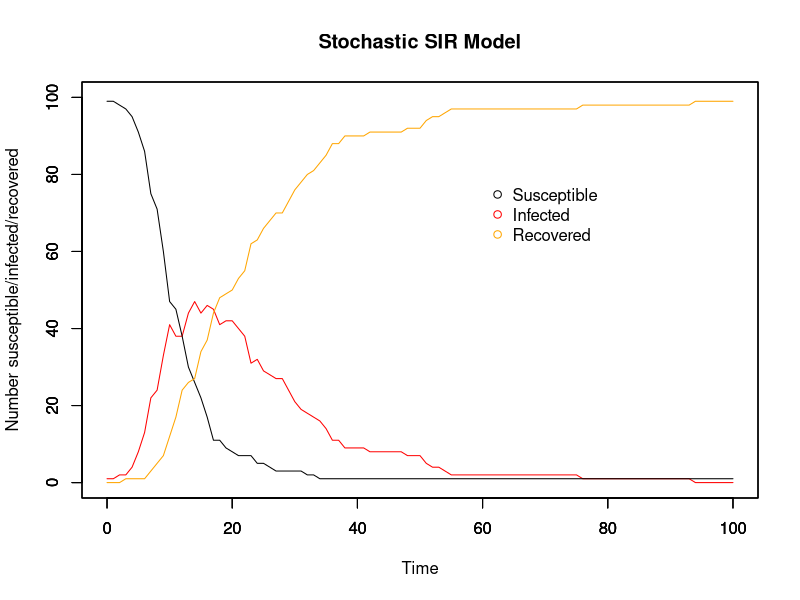
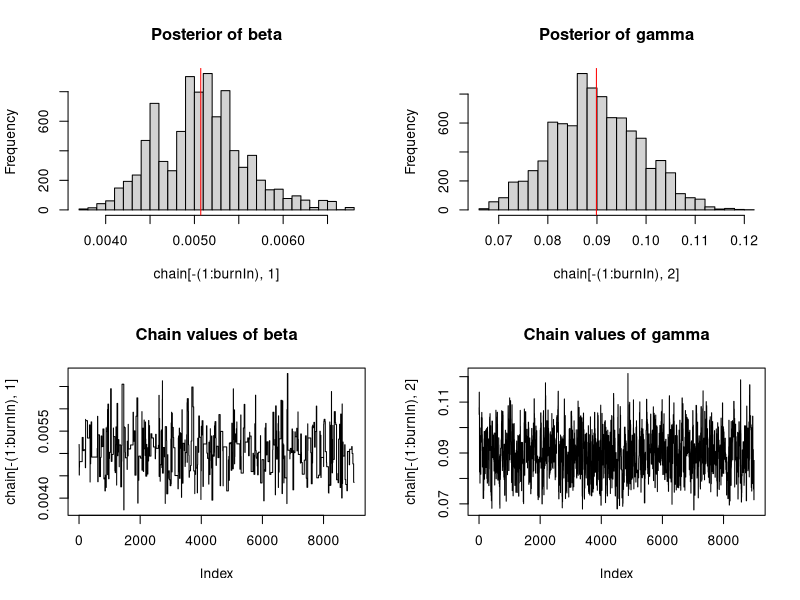
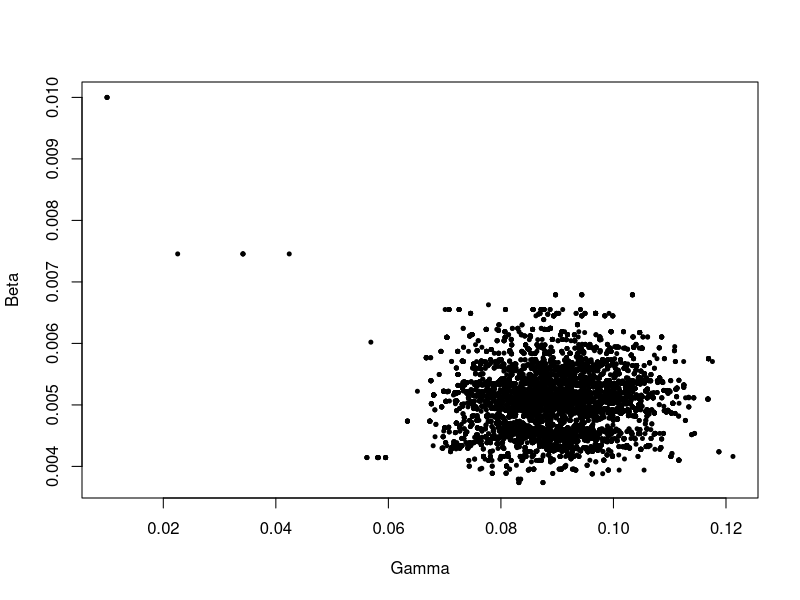
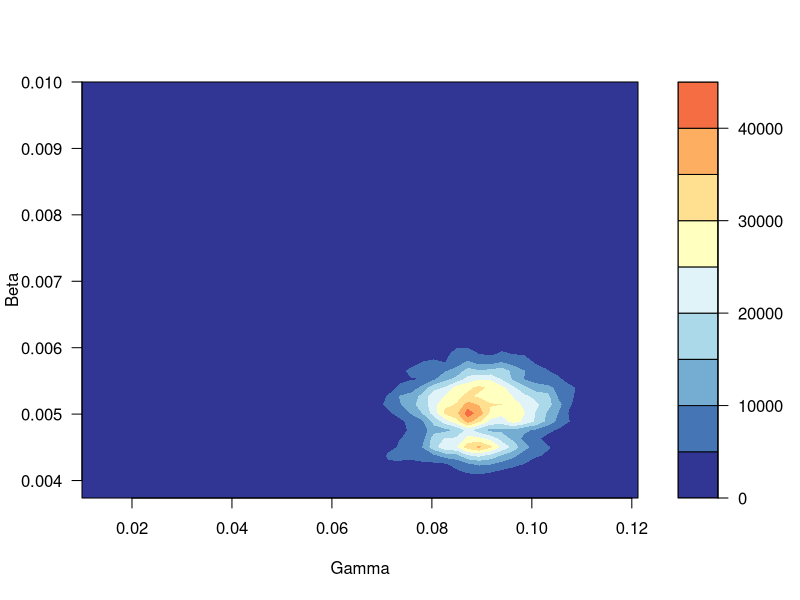

Write the R code that produced these figures, in order.
# MCMC estimating stochastic processes
# 3 unknonws: beta, gamma, and the time of infection for each individual
# 17/11/17

##########################
## Input values for SIR ##
##########################

# Time
timestep <- 1
times <- seq(0, 100, by = timestep)

# Initial population: N-1 susceptible, 1 infectious, 0 recovered
init.values = c(
  S = 100-1,
  I = 1,
  R = 0
)
N = sum(init.values)

# Beta & gammma
beta <- 5e-3
gamma <- 8e-2

###############
## The model ##
###############

# Array for holding collective disease status information for whole period of time
data <- array(0, dim =c(length(times), length(init.values)+3))
data[,1] <- times # make first column the timesteps to make plotting easier later on

#set.seed(22) # other good ones: 7, 14, 22, 30

# For loops for calculating the numbers susceptible, infected, and recovered at each timepoint
for (time in times){
  if (time == 0){ # Set up the number of S/I/R at time 0
    data[1,2] <- init.values["S"] # number of susceptibles at time 0
    data[1,3] <- init.values["I"] # number of infecteds at time 0
    data[1,4] <- init.values["R"] # number of recovereds at time 0
    data[1,5] <- init.values["I"] # number newly infected at time 0
    data[1,6] <- init.values["R"] # number newly recovered at time 0
    
  } else{
    whole_time <- 1/timestep * time # makes time into the whole number that it corresponds to in the array
    #inf <- rbinom(1, size = data[whole_time,2], prob = foi_t) # number who become infected in this timestep
    #rec <- rbinom(1, size = data[whole_time,3], prob = r_t)# number who become recovered in this timestep
    
    inf <- rbinom(1, size = data[whole_time,2], (1-(exp(-beta*data[whole_time,3]*timestep)))) # number who become infected in this timestep
    rec <- rbinom(1, size = data[whole_time,3], (1-(exp(-gamma*timestep)))) # number who become recovered in this timestep
    
    data[whole_time+1,2] <- data[whole_time,2] - inf # number of susceptibles at other times
    
    data[whole_time+1,3] <- data[whole_time,3]  + inf - rec # number of infecteds at other times
    
    data[whole_time+1,4] <- data[whole_time,4] + rec # number of recovereds at other times
    
    data[whole_time+1,5] <- data[whole_time+1,3] - data[whole_time,3] + data[whole_time+1,4] - data[whole_time,4] # number of newly infected
    
    data[whole_time+1,6] <- data[whole_time+1,4] - data[whole_time,4] # number of newly recovered
  }
}

###############
## SIR plots ##
###############

run_stoch <- data.frame(data) # make array into a dataframe
colnames(run_stoch) <- c("time","S", "I", "R", "new_I", "new_R")

par(mfrow = c(1,1))

# Plot for SIR model
plot(x = run_stoch$time, y = run_stoch$I, type = "line", col = "red", ylim = c(0,N),
     xlab = "Time", ylab = "Number susceptible/infected/recovered", main = "Stochastic SIR Model")
par(new=T)
plot(x = run_stoch$time, y = run_stoch$S, type = "line", ylim = c(0,N), ylab = "", xlab = "") # add susceptible line
par(new=T)
plot(x = run_stoch$time, y = run_stoch$R, type = "line", col = "orange", ylim = c(0,N), ylab = "", xlab = "") # recovered

# Add legend
legend(60, 0.8*N, c("Susceptible", "Infected", "Recovered"), pch = 1, col = c("black", "red", "orange"), bty = "n")

# Plot for newly infected and newly recovered
# plot(x = run_stoch$time, y = run_stoch$new_I, type = "line", col = "red", ylim = c(0,max(run_stoch$new_I)),
#      xlab = "Time", ylab = "Number newly infected/recovered", main = "New infections/recoveries")
# par(new=T)
# plot(x = run_stoch$time, y = run_stoch$new_R, type = "line", col = "orange", ylim = c(0,max(run_stoch$new_I)), ylab = "", xlab = "") # add susceptible line

##################################
## Likelihood, prior, posterior ##
##################################

# Likelihood distribution
likelihood <- function(param){
  beta = as.numeric(param[1])
  gamma = as.numeric(param[2])
  # inf = as.numeric(param[3])
  total = array(0, dim = (c(nrow(run_stoch))))
  
  for (i in 1:nrow(run_stoch)){
    betalikelihood = dbinom(run_stoch$new_I[i+1], run_stoch$S[i], (1-(exp(-beta*run_stoch$I[i]*timestep))), log = T)
    gammalikelihood = dbinom(run_stoch$new_R[i+1], run_stoch$I[i], (1-(exp(-gamma*timestep))), log = T)
    
    # betalikelihood = dbinom(run_stoch$new_I[i+1], run_stoch$S[i], (1-(exp(-beta*run_stoch$I[i]*timestep))), log = T)
    # gammalikelihood = dbinom(run_stoch$new_R[i+1], run_stoch$I[i], (1-(exp(-gamma*timestep))), log = T)
    # inflikelihood = dgamma
    total[i] = betalikelihood + gammalikelihood # + inflikelihood
  }
  return(sum(total, na.rm = T))
}

# Prior distribution
prior <- function(param){
  beta = as.numeric(param[1])
  gamma = as.numeric(param[2])
  betaprior = dunif(beta, min = 0, max = 100, log = T)
  gammaprior = dunif(gamma, min = 0, max = 100, log = T)
  return(betaprior + gammaprior)
}

# Posterior distribution
posterior <- function(param){
  return (likelihood(param) + prior(param))
}

proposalfunction <- function(param){ 
  
  beta_prop = rnorm(1, mean = param[1], sd = 0.01)
  gamma_prop = rnorm(1, mean = param[2], sd = 0.01)
  # inf_list <- c(-1, 1)
  # inf <- sample(inf_list, 1)
  
  return(c(beta_prop, gamma_prop)) # , inf))
}

run_metropolis_MCMC <- function(startvalue, iterations){
  chain = array(dim = c(iterations+1,2))
  chain[1,] = startvalue
  for (i in 1:iterations){
    proposal = proposalfunction(chain[i,])
    
    if (proposal[1] < 0.0 & proposal[2] < 0.0 ){
      chain[i+1,] = chain[i,]
      
    } else if (proposal[1] < 0.0 & proposal[2] >= 0.0){
      proposal[1] = chain[i,1]
      probab = posterior(proposal) - posterior(chain[i,])
      if (log(runif(1)) < probab){
        chain[i+1,] = proposal
      }else{
        chain[i+1,] = chain[i,]
      }
      
    } else if (proposal[1] >= 0.0 & proposal[2] < 0.0){
      proposal[2] = chain[i,2]
      probab = posterior(proposal) - posterior(chain[i,])
      if (log(runif(1)) < probab){
        chain[i+1,] = proposal
      }else{
        chain[i+1,] = chain[i,]
      }
      
    } else{
      probab = posterior(proposal) - posterior(chain[i,])
      if (log(runif(1)) < probab){
        chain[i+1,] = proposal
      }else{
        chain[i+1,] = chain[i,]
      }
    }
  }
  return(chain)
}

# Where to start the chain
startvalue <- c(0.01,0.01)

# Number of runs
iterations = 10000
#set.seed(4)
chain <- run_metropolis_MCMC(startvalue, iterations)

# The beginning of the chain is biased towards the starting point, so take them out
# normally burnin is 10%-50% of the runs
burnIn = 0.1*iterations
acceptance <- 1-mean(duplicated(chain[-(1:burnIn),]))

################
## MCMC Plots ##
################

par(mfrow = c(2,2))

hist(chain[-(1:burnIn),1],nclass=30, main="Posterior of beta")
abline(v = mean(chain[-(1:burnIn),1]), col = "red")

hist(chain[-(1:burnIn),2],nclass=30, main="Posterior of gamma")
abline(v = mean(chain[-(1:burnIn),2]), col = "red")

plot(chain[-(1:burnIn),1], type = "l", main = "Chain values of beta")

plot(chain[-(1:burnIn),2], type = "l", main = "Chain values of gamma")

# Plot beta vs. gamma
par(mfrow = c(1,1))
library(RColorBrewer)
library(MASS)

plot(x = chain[,2], y = chain[,1], xlab = "Gamma", ylab = "Beta", pch = 20, cex = 0.8)
# abline(lm(chain[,1]~chain[,2]), col="red") # regression line

k <- 11
my.cols <- rev(brewer.pal(k, "RdYlBu"))
z <- kde2d(chain[,2], chain[,1], n=50)
filled.contour(z, nlevels=k, col=my.cols, xlab = "Gamma", ylab = "Beta")

########################################################################################################################

########################################################################################################################

# A method of randomly choosing -1 or +1 with equal probability
# inf_list <- c(-1, 1)
# sample(inf_list, 1)
